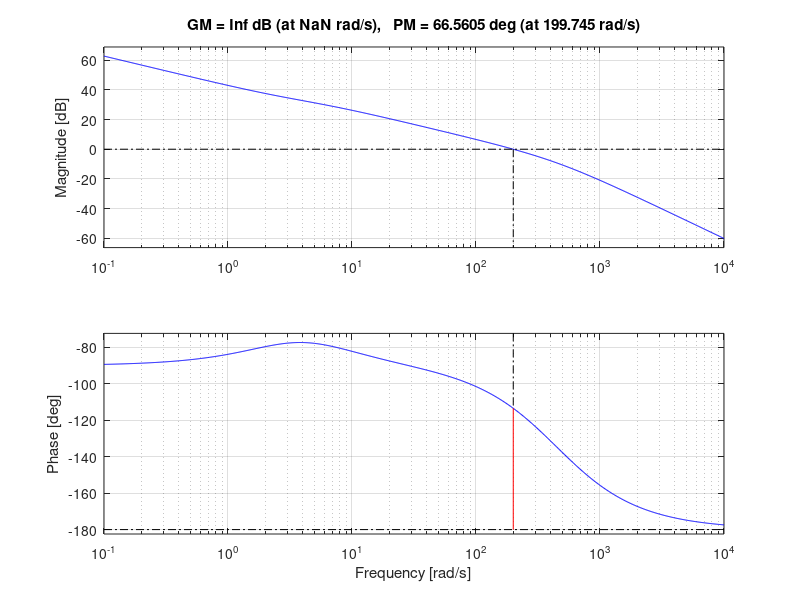

This chart was generated by the following MATLAB code: (Note: this script raises an error after producing the figure.)
%prelab 6
%i hate the world
k_pot = 10/(2*pi);
k = 18;
t_m = .2;
k_amp = 2.4;
k_c = 1;
sysb = tf([k_c*k_pot*k_amp*k],[1 0])*tf([1],[t_m 1]);
bode(sysb);
margin(sysb)
%%
%second part of b
k_pot = 10/(2*pi);
k = 18;
t_m = .2;
k_amp = 2.4;
k_c = 8.84;
sysb = tf([k_c*k_pot*k_amp*k],[1 0])*tf([1],[t_m 1]);
bode(sysb);
margin(sysb)
%%
%part c
k_c = 1;
sysc = tf([.1 1],[.01 1]);
bode(sysc);
margin(sysc)
%%
%part d
% calculating zeta and w_n based on overshoot and rise time
M_p = .15;
t_r = .03;

zeta = -log(M_p)/sqrt((pi*pi) + (log(M_p))*(log(M_p)));

w_n = (1.2 - (.45*zeta) + (2.6*zeta*zeta))/t_r;
%
sysd1 = tf([w_n*w_n],[1 0])*tf([1],[1 2*zeta*w_n]);
bode(sysd1)
margin(sysd1)
%%
%designing the controller
k_pot = 10/(2*pi);
k = 18;
t_m = .2;
k_amp = 2.4;
alpha = .007;
T = .318;

k_c = 2;            %keep in range [2,4] 
t_p = alpha*T;            %keep closer than 500rad/s to origin
t_z = T;            %keep closer than 500rad/s to origin
sysd2 = tf([k_c*k_pot*k_amp*k],[1 0])*tf([1],[t_m 1])*tf([t_z 1],[t_p 1]);
bode(sysd2);
margin(sysd2)
%%
%resulting closed loops step response
C = k_c*k_pot*k_amp*k;
sysd3 = tf([C],[t_m*t_p (t_m + t_p) (1 + C*t_z) C])*tf([t_z 1],[1])
pole(sysd3)
[Y T] = step(sysd3);
ssVal = Y(end);
[Mp, tr, ts,MpIndex, t_10index,t_90index,tssIndex] = StepResponseMetrics(Y,T, 1, ssVal);
%%
%now we need the root locus
%so we just set the transfer fucnction to DG without the gain kc
sysd4 = tf([k_pot*k_amp*k],[1 0])*tf([1],[t_m 1])*tf([t_z 1],[t_p 1]);
rlocus(sysd4);
%%
%part e
%verify that the given controller meets phase and bandwidth requirements
k_pot = 10/(2*pi);
k = 18;
t_m = .2;
k_amp = 2.4;
alpha = .007;
T = .318;

k_c = .4;            %keep in range [2,4] 
t_p = 1/92;            %keep closer than 500rad/s to origin
t_z = 1/2.3;            %keep closer than 500rad/s to origin
syse = tf([k_c*k_pot*k_amp*k],[1 0])*tf([1],[t_m 1])*tf([t_z 1],[t_p 1]);
bode(syse);
margin(syse);
%%
%step response for e
syse = tf([k_c*k_pot*k_amp*k],[1 0])*tf([1],[t_m 1])*tf([t_z 1],[t_p 1])
syse2 = feedback(syse, 1)
%fuck yeah figured it out
[Y T] = step(syse2);
ssVal = Y(end);
[Mp, tr, ts,MpIndex, t_10index,t_90index,tssIndex] = StepResponseMetrics(Y,T, 1, ssVal);
